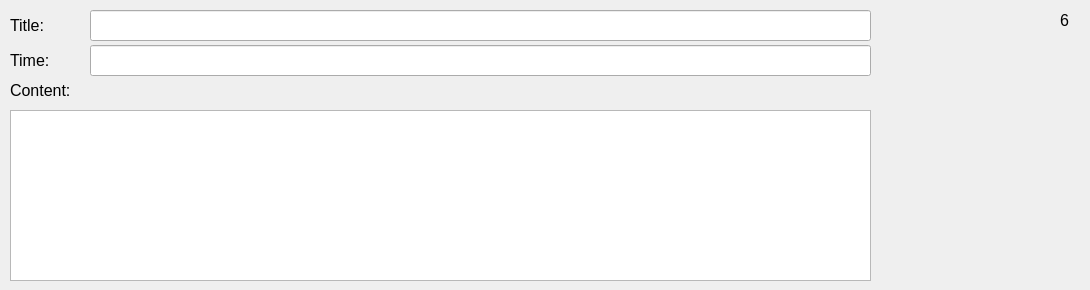
        <widget class="QWidget" name="Page6_2">
         <widget class="QLabel" name="label_64">
          <property name="geometry">
           <rect>
            <x>10</x>
            <y>15</y>
            <width>71</width>
            <height>21</height>
           </rect>
          </property>
          <property name="font">
           <font>
            <pointsize>12</pointsize>
           </font>
          </property>
          <property name="text">
           <string>Title:</string>
          </property>
         </widget>
         <widget class="QLabel" name="label_65">
          <property name="geometry">
           <rect>
            <x>10</x>
            <y>50</y>
            <width>91</width>
            <height>21</height>
           </rect>
          </property>
          <property name="font">
           <font>
            <pointsize>12</pointsize>
           </font>
          </property>
          <property name="text">
           <string>Time:</string>
          </property>
         </widget>
         <widget class="QLineEdit" name="title_16">
          <property name="geometry">
           <rect>
            <x>90</x>
            <y>10</y>
            <width>781</width>
            <height>31</height>
           </rect>
          </property>
          <property name="readOnly">
           <bool>false</bool>
          </property>
         </widget>
         <widget class="QLineEdit" name="time_16">
          <property name="geometry">
           <rect>
            <x>90</x>
            <y>45</y>
            <width>781</width>
            <height>31</height>
           </rect>
          </property>
          <property name="readOnly">
           <bool>false</bool>
          </property>
         </widget>
         <widget class="QLabel" name="label_66">
          <property name="geometry">
           <rect>
            <x>10</x>
            <y>80</y>
            <width>111</width>
            <height>21</height>
           </rect>
          </property>
          <property name="font">
           <font>
            <pointsize>12</pointsize>
           </font>
          </property>
          <property name="text">
           <string>Content:</string>
          </property>
         </widget>
         <widget class="QLabel" name="label_67">
          <property name="geometry">
           <rect>
            <x>1060</x>
            <y>10</y>
            <width>21</width>
            <height>21</height>
           </rect>
          </property>
          <property name="font">
           <font>
            <pointsize>12</pointsize>
           </font>
          </property>
          <property name="layoutDirection">
           <enum>Qt::LeftToRight</enum>
          </property>
          <property name="frameShape">
           <enum>QFrame::NoFrame</enum>
          </property>
          <property name="text">
           <string>6</string>
          </property>
         </widget>
         <widget class="QPlainTextEdit" name="plainTextEdit_16">
          <property name="geometry">
           <rect>
            <x>10</x>
            <y>110</y>
            <width>861</width>
            <height>171</height>
           </rect>
          </property>
          <property name="readOnly">
           <bool>false</bool>
          </property>
         </widget>
        </widget>
